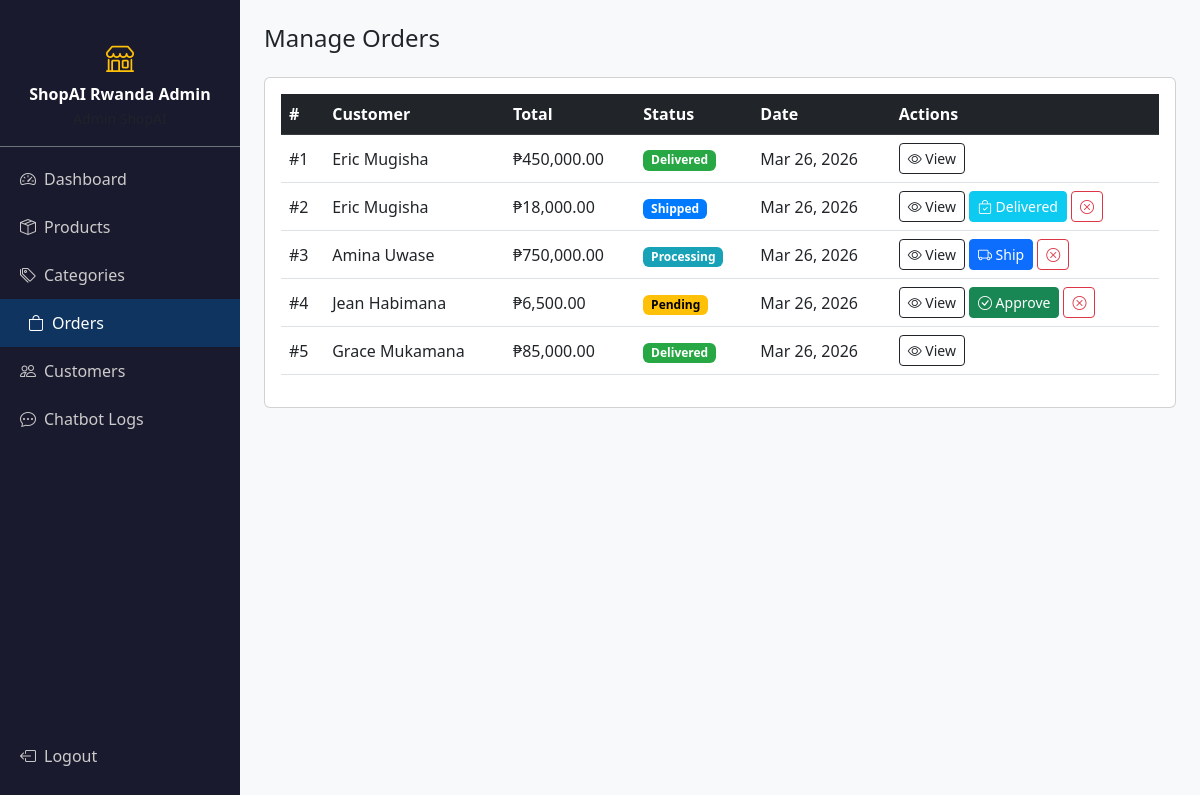
Page /ecommerce-chatbot/admin/orders.php (signed in) on the committed database.
### tables this page shows
CREATE TABLE orders (
    id INT AUTO_INCREMENT PRIMARY KEY,
    user_id INT NOT NULL,
    total_price DECIMAL(12,2) NOT NULL,
    status ENUM('pending','processing','shipped','delivered','cancelled') DEFAULT 'pending',
    address TEXT,
    payment_method VARCHAR(50) DEFAULT 'cod',
    created_at TIMESTAMP DEFAULT CURRENT_TIMESTAMP,
    FOREIGN KEY (user_id) REFERENCES users(id) ON DELETE CASCADE
);

CREATE TABLE users (
    id INT AUTO_INCREMENT PRIMARY KEY,
    name VARCHAR(100) NOT NULL,
    email VARCHAR(150) UNIQUE NOT NULL,
    password VARCHAR(255) NOT NULL,
    role ENUM('customer','admin') DEFAULT 'customer',
    phone VARCHAR(20),
    address TEXT,
    created_at TIMESTAMP DEFAULT CURRENT_TIMESTAMP
);

### ecommerce-chatbot/admin/orders.php (the view, shortened to what this page needs)
<?php require_once 'includes/admin_header.php'; ?>
<?php
$orders = $conn->query("SELECT o.*, u.name as customer FROM orders o JOIN users u ON o.user_id=u.id ORDER BY o.created_at DESC");
?>
<div class="admin-content">
    <h4 class="mb-4">Manage Orders</h4>
    <div class="card p-3">
        <table class="table table-hover align-middle">
            <thead class="table-dark">
                <tr><th>#</th><th>Customer</th><th>Total</th><th>Status</th><th>Date</th><th>Actions</th></tr>
            </thead>
            <tbody>
            <?php while ($o = $orders->fetch_assoc()): ?>
            <tr>
                <td>#<?= $o['id'] ?></td>
                <td><?= htmlspecialchars($o['customer']) ?></td>
                <td>₱<?= number_format($o['total_price'], 2) ?></td>
                <td><span class="badge status-<?= $o['status'] ?>"><?= ucfirst($o['status']) ?></span></td>
                <td><?= date('M d, Y', strtotime($o['created_at'])) ?></td>
                <td class="d-flex gap-1 flex-wrap">
                    <a href="?view=<?= $o['id'] ?>" class="btn btn-sm btn-outline-dark">
                        <i class="bi bi-eye"></i> View
                    </a>
                    <?php if ($o['status'] === 'pending'): ?>
                    <form method="POST" class="d-inline">
                        <button class="btn btn-sm btn-success" onclick="return confirm('Approve Order #<?= $o['id'] ?>?')">
                            <i class="bi bi-check-circle"></i> Approve
                        </button>
                    </form>
                    <?php endif; ?>
                    <?php if ($o['status'] === 'processing'): ?>
                    <form method="POST" class="d-inline">
                        <button class="btn btn-sm btn-primary" onclick="return confirm('Mark Order #<?= $o['id'] ?> as Shipped?')">
                            <i class="bi bi-truck"></i> Ship
                        </button>
                    </form>
                    <?php endif; ?>
                    <?php if ($o['status'] === 'shipped'): ?>
                    <form method="POST" class="d-inline">
                        <button class="btn btn-sm btn-info text-white" onclick="return confirm('Mark Order #<?= $o['id'] ?> as Delivered?')">
                            <i class="bi bi-bag-check"></i> Delivered
                        </button>
                    </form>
                    <?php endif; ?>
                    <?php if (!in_array($o['status'], ['delivered','cancelled'])): ?>
                    <form method="POST" class="d-inline">
                        <button class="btn btn-sm btn-outline-danger" onclick="return confirm('Cancel Order #<?= $o['id'] ?>?')">
                            <i class="bi bi-x-circle"></i>
                        </button>
                    </form>
                    <?php endif; ?>
                </td>
            </tr>
            <?php endwhile; ?>
            </tbody>
        </table>
    </div>
</div>
<?php require_once 'includes/admin_footer.php'; ?>

### ecommerce-chatbot/assets/css/style.css (style rules this page uses)
body { font-family: 'Segoe UI', sans-serif; background: #f8f9fa; }
.admin-content { margin-left: 240px; padding: 24px; }
.status-pending { background: #ffc107; color: #000; }
.status-processing { background: #17a2b8; color: #fff; }
.status-shipped { background: #007bff; color: #fff; }
.status-delivered { background: #28a745; color: #fff; }

### rows in the picture
orders: id "1", user.name "Eric Mugisha", total_price "450,000.00", status "Delivered", created_at "Mar 26, 2026"
orders: id "2", user.name "Eric Mugisha", total_price "18,000.00", status "Shipped", created_at "Mar 26, 2026"
orders: id "3", user.name "Amina Uwase", total_price "750,000.00", status "Processing", created_at "Mar 26, 2026"
orders: id "4", user.name "Jean Habimana", total_price "6,500.00", status "Pending", created_at "Mar 26, 2026"
orders: id "5", user.name "Grace Mukamana", total_price "85,000.00", status "Delivered", created_at "Mar 26, 2026"

### other values in the picture
SITE_NAME "ShopAI Rwanda"
$label "Dashboard"
$label "Products"
$label "Categories"
$label "Orders"
$label "Customers"
$label "Chatbot Logs"
